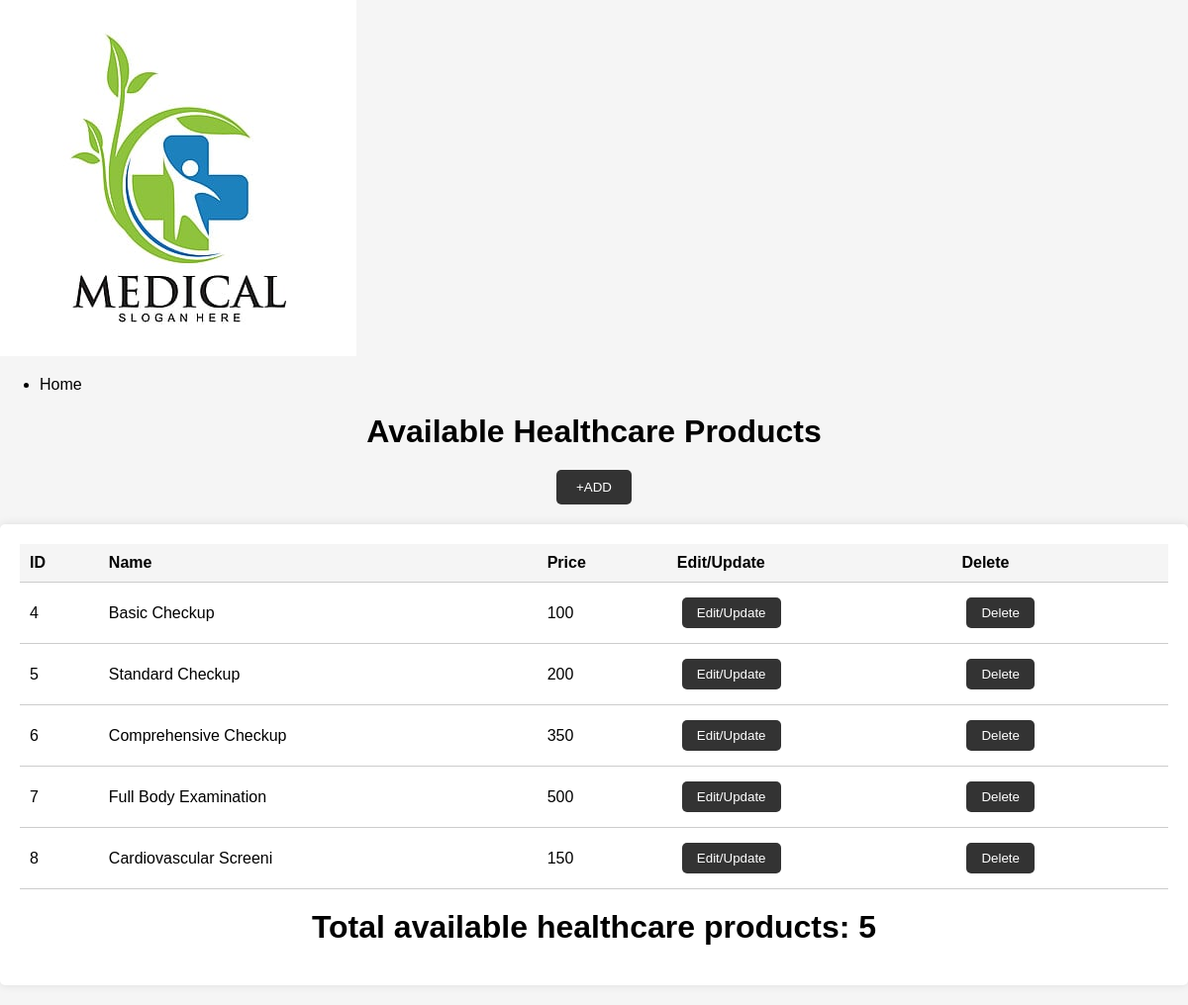
Screenshot of /healthcare.php with the database file from the repository.
### tables this page shows
CREATE TABLE `healthcare` (
  `id` int(22) NOT NULL,
  `name` varchar(22) DEFAULT NULL,
  `price` int(22) NOT NULL
);

### healthcare.php (the view, shortened to what this page needs)
<?php
include('database.php');
$query = "SELECT * FROM healthcare";
$result = mysqli_query($con, $query);
?>
<!DOCTYPE html>
<html lang="en">
<head>
    <link rel="stylesheet" href="healthcare.css">
</head>
<body>
    <header>
        <div class="logo">
            <img src="logo.jpg" alt="SSN Medicals Logo">
        </div>
        <nav>
            <ul>
                <li><a href="index.php">Home</a></li>
            </ul>
        </nav>
    </header>
    <h1>Available Healthcare Products</h1>
    <div id="div1">
        <button onclick="window.location.href='addhealthcare.php'">+ADD</button>
    </div>
    <div id="div2">
        <table>
            <tr>
                <th>ID</th>
                <th>Name</th>
                <th>Price</th>
                <th>Edit/Update</th>
                <th>Delete</th>
            </tr>
            <?php
            $total = 0;
            while ($row = mysqli_fetch_assoc($result)) {
                $total++;
                $id = $row['id'];
                $name = $row['name'];
                $price = $row['price'];
                echo  '<tr>
                <td>' . $id . '</td>
                <td>' . $name . '</td>
                <td>' . $price . '</td>
                <td><button><a href="edithealthcare.php?editid=' . $id . '">Edit/Update</a></button></td>
                <td><button><a href="deletehealthcare.php?deleteid=' . $id . '">Delete</a></button></td>
                </tr>';
            }
            ?>
        </table>
        <h1>Total available healthcare products: <?php echo $total; ?></h1>
    </div>
</body>
</html>

### healthcare.css (style rules this page uses)
body { font-family: Arial, sans-serif; margin: 0; padding: 0; background-color: #f5f5f5; }
h1 { text-align: center; margin: 20px 0; }
#div1 { text-align: center; margin: 20px; }
#div1 button { padding: 10px 20px; background-color: #333; color: #fff; border: none; cursor: pointer; border-radius: 5px; transition: background-color 0.3s ease; }
#div2 { max-width: 1200px; margin: 20px auto; background-color: #fff; box-shadow: 0px 0px 10px rgba(0, 0, 0, 0.1); border-radius: 5px; padding: 20px; }
table { width: 100%; border-collapse: collapse; }
th, td { padding: 10px; border-bottom: 1px solid #ccc; }
th { background-color: #f5f5f5; font-weight: bold; text-align: left; }
td { text-align: left; }
a { color: inherit; text-decoration: none; }
#div2 button { padding: 8px 15px; background-color: #333; color: #fff; border: none; cursor: pointer; border-radius: 5px; transition: background-color 0.3s ease; margin: 5px; }

### rows the page displays
healthcare: id "4", name "Basic Checkup", price "100"
healthcare: id "5", name "Standard Checkup", price "200"
healthcare: id "6", name "Comprehensive Checkup", price "350"
healthcare: id "7", name "Full Body Examination", price "500"
healthcare: id "8", name "Cardiovascular Screeni", price "150"

### other values shown
$total "5"
